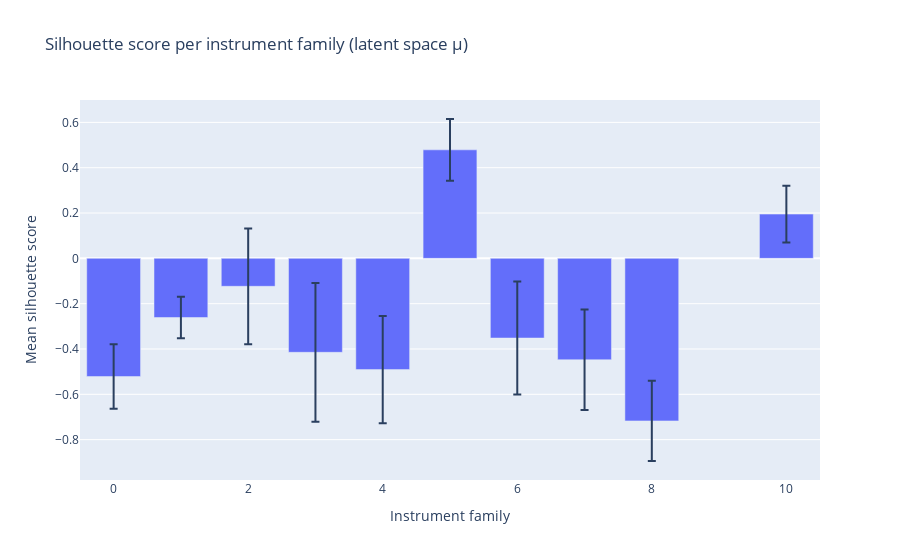

The cell this chart's notebook holds for it:
### Code cell
import plotly.express as px

fig = px.bar(
    sil_by_family.reset_index(),
    x="family",
    y="mean_silhouette",
    error_y="std_silhouette",
    title="Silhouette score per instrument family (latent space μ)",
    labels={
        "family": "Instrument family",
        "mean_silhouette": "Mean silhouette score",
    }
)

fig.show()

### Figure 1 — Plotly figure (JSON) as saved in the notebook; plotly's stock layout.template omitted (floating-point values rounded to 4 significant figures)
{"data": [{"error_y": {"array": [0.1361, 0.1252, 0.2557, 0.0915, 0.249, 0.3062, 0.2219, 0.2364, 0.1424, 0.177]}, "hovertemplate": "Instrument family=%{x}<br>Mean silhouette score=%{y}<extra></extra>", "legendgroup": "", "marker": {"color": "#636efa", "pattern": {"shape": ""}}, "name": "", "orientation": "v", "showlegend": false, "textposition": "auto", "type": "bar", "x": [5, 10, 2, 1, 6, 3, 7, 4, 0, 8], "xaxis": "x", "y": [0.4789, 0.1954, -0.1234, -0.2611, -0.3516, -0.4146, -0.4474, -0.491, -0.5215, -0.7173], "yaxis": "y"}], "layout": {"barmode": "relative", "legend": {"tracegroupgap": 0}, "title": {"text": "Silhouette score per instrument family (latent space μ)"}, "xaxis": {"anchor": "y", "domain": [0, 1], "title": {"text": "Instrument family"}}, "yaxis": {"anchor": "x", "domain": [0, 1], "title": {"text": "Mean silhouette score"}}}}
